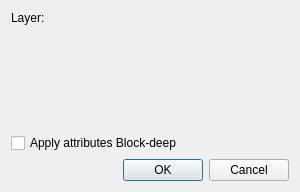
<?xml version="1.0" encoding="UTF-8"?>
<ui version="4.0">
 <class>QG_DlgAttributes</class>
 <widget class="QDialog" name="QG_DlgAttributes">
  <property name="geometry">
   <rect>
    <x>0</x>
    <y>0</y>
    <width>300</width>
    <height>192</height>
   </rect>
  </property>
  <property name="sizePolicy">
   <sizepolicy hsizetype="MinimumExpanding" vsizetype="MinimumExpanding">
    <horstretch>0</horstretch>
    <verstretch>0</verstretch>
   </sizepolicy>
  </property>
  <property name="minimumSize">
   <size>
    <width>0</width>
    <height>0</height>
   </size>
  </property>
  <property name="windowTitle">
   <string>Attributes</string>
  </property>
  <layout class="QVBoxLayout">
   <item>
    <layout class="QHBoxLayout">
     <item>
      <layout class="QVBoxLayout">
       <item>
        <layout class="QHBoxLayout">
         <item>
          <widget class="QLabel" name="lLayer">
           <property name="sizePolicy">
            <sizepolicy hsizetype="Preferred" vsizetype="Preferred">
             <horstretch>0</horstretch>
             <verstretch>0</verstretch>
            </sizepolicy>
           </property>
           <property name="text">
            <string>Layer:</string>
           </property>
           <property name="wordWrap">
            <bool>false</bool>
           </property>
          </widget>
         </item>
         <item>
          <widget class="QG_LayerBox" name="cbLayer" native="true"/>
         </item>
        </layout>
       </item>
       <item>
        <widget class="QG_WidgetPen" name="wPen" native="true">
         <property name="sizePolicy">
          <sizepolicy hsizetype="MinimumExpanding" vsizetype="MinimumExpanding">
           <horstretch>0</horstretch>
           <verstretch>0</verstretch>
          </sizepolicy>
         </property>
        </widget>
       </item>
       <item>
        <widget class="QCheckBox" name="cbBlockDeep">
         <property name="toolTip">
          <string>Apply attributes also to all sub-entities of selected INSERT.
This recursively modifies all entities of the Block itself.</string>
         </property>
         <property name="text">
          <string>Apply attributes Block-deep</string>
         </property>
        </widget>
       </item>
      </layout>
     </item>
    </layout>
   </item>
   <item>
    <widget class="QDialogButtonBox" name="buttonBox">
     <property name="standardButtons">
      <set>QDialogButtonBox::Cancel|QDialogButtonBox::Ok</set>
     </property>
    </widget>
   </item>
  </layout>
 </widget>
 <layoutdefault spacing="6" margin="11"/>
 <customwidgets>
  <customwidget>
   <class>QG_WidgetPen</class>
   <extends>QWidget</extends>
   <header>qg_widgetpen.h</header>
  </customwidget>
  <customwidget>
   <class>QG_LayerBox</class>
   <extends>QWidget</extends>
   <header>qg_layerbox.h</header>
  </customwidget>
 </customwidgets>
 <resources/>
 <connections>
  <connection>
   <sender>buttonBox</sender>
   <signal>accepted()</signal>
   <receiver>QG_DlgAttributes</receiver>
   <slot>accept()</slot>
   <hints>
    <hint type="sourcelabel">
     <x>149</x>
     <y>175</y>
    </hint>
    <hint type="destinationlabel">
     <x>20</x>
     <y>20</y>
    </hint>
   </hints>
  </connection>
  <connection>
   <sender>buttonBox</sender>
   <signal>rejected()</signal>
   <receiver>QG_DlgAttributes</receiver>
   <slot>reject()</slot>
   <hints>
    <hint type="sourcelabel">
     <x>149</x>
     <y>175</y>
    </hint>
    <hint type="destinationlabel">
     <x>20</x>
     <y>20</y>
    </hint>
   </hints>
  </connection>
 </connections>
</ui>
